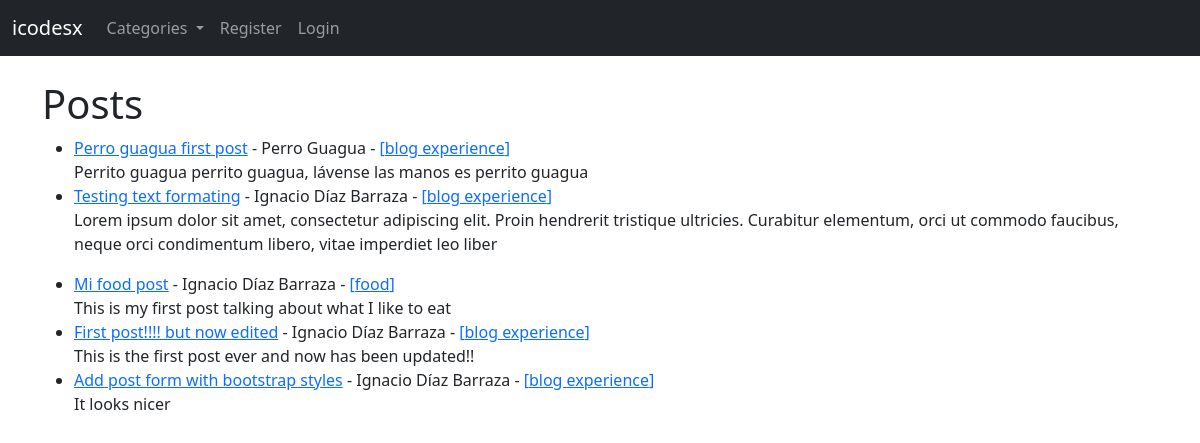
The page / on the database its author committed.
### blogapp/models.py (models this page shows, shortened)
class Post(models.Model):
    title = models.CharField(max_length=255)
    title_tag = models.CharField(max_length=255)
    author = models.ForeignKey(User, on_delete=models.CASCADE)
    body = models.TextField()
    post_date = models.DateField(auto_now_add=True)
    category = models.CharField(max_length=255, default='Blog experience')
    likes = models.ManyToManyField(User, related_name='blog_posts')

### blogapp/views.py (the view)
class IndexView(ListView):
    model = Post
    template_name = 'index.html'
    ordering = ['-post_date']
    def get_context_data(self, *args, **kwargs):
        cat_menu = Category.objects.all()
        context = super(IndexView, self).get_context_data(*args, **kwargs)
        context['cat_menu'] = cat_menu
        return context

### blogapp/models.py (called while the page is built)
    def __str__(self):
        return self.name

### blogapp/templates/index.html (shortened to what this page needs)
{% extends 'base.html' %}
{% block content %}
    <h1>Posts</h1>
    <ul>
    {% for post in object_list %}
        <li>
            <a href="{% url 'post' post.pk %}">{{ post.title }}</a> -
            {{ post.author.first_name }} {{ post.author.last_name }} -
            <a href="{% url 'category' post.category|slugify %}">[{{ post.category }}]</a>
            <br>
            {{ post.body|slice:':200'|safe }}
        </li>
    {% endfor %}
    </ul>
{% endblock %}

### rows shown on the page
Post: title "Perro guagua first post", author.first_name "Perro", author.last_name "Guagua", category "blog experience", body "Perrito guagua perrito guagua, lávense las manos es perrito guagua"
Post: title "Testing text formating", author.first_name "Ignacio", author.last_name "Díaz Barraza", category "blog experience", body "Lorem ipsum dolor sit amet, consectetur adipiscing elit. Proin hendrerit tristique ultricies. Curabitur elementum, orci ut commodo faucibus, neque orci condimentum libero, vitae imperdiet leo liber"
Post: title "Mi food post", author.first_name "Ignacio", author.last_name "Díaz Barraza", category "food", body "This is my first post talking about what I like to eat"
Post: title "First post!!!! but now edited", author.first_name "Ignacio", author.last_name "Díaz Barraza", category "blog experience", body "This is the first post ever and now has been updated!!"
Post: title "Add post form with bootstrap styles", author.first_name "Ignacio", author.last_name "Díaz Barraza", category "blog experience", body "It looks nicer"
